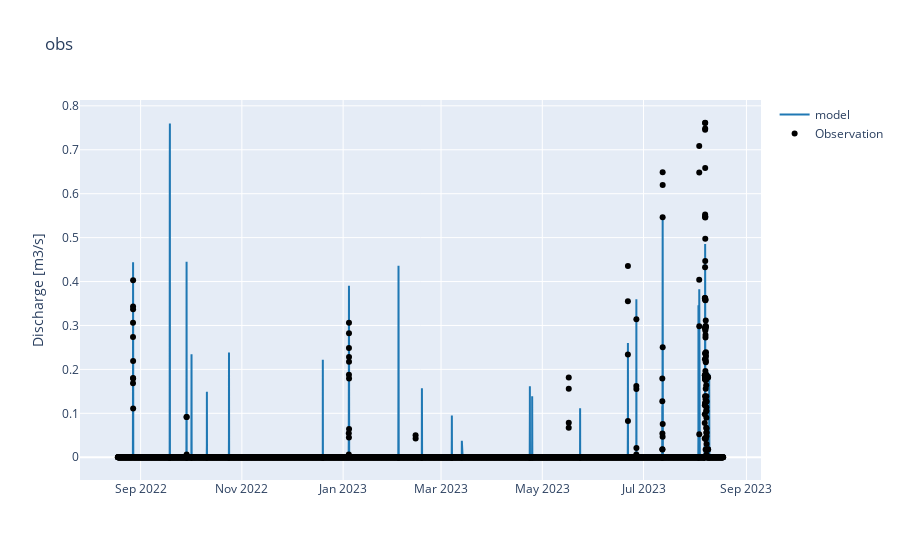

Notebook code for this chart:
### Code cell
cmp.plot.timeseries(backend="plotly")

### Figure 1 — Plotly figure (JSON) as saved in the notebook; plotly's stock layout.template omitted (floating-point values rounded to 4 significant figures; data arrays with more than 128 entries replaced by an {"elided": "..."} marker saying what was removed)
{"data": [{"line": {"color": "#1f78b4"}, "name": "model", "type": "scatter", "x": {"elided": "4623 str values"}, "y": {"elided": "4623 float values"}}, {"marker": {"color": "black"}, "mode": "markers", "name": "Observation", "type": "scatter", "x": {"elided": "4623 str values"}, "y": {"elided": "4623 float values"}}], "layout": {"title": {"text": "obs"}, "yaxis": {"title": {"text": "Discharge [m3/s]"}}}}
